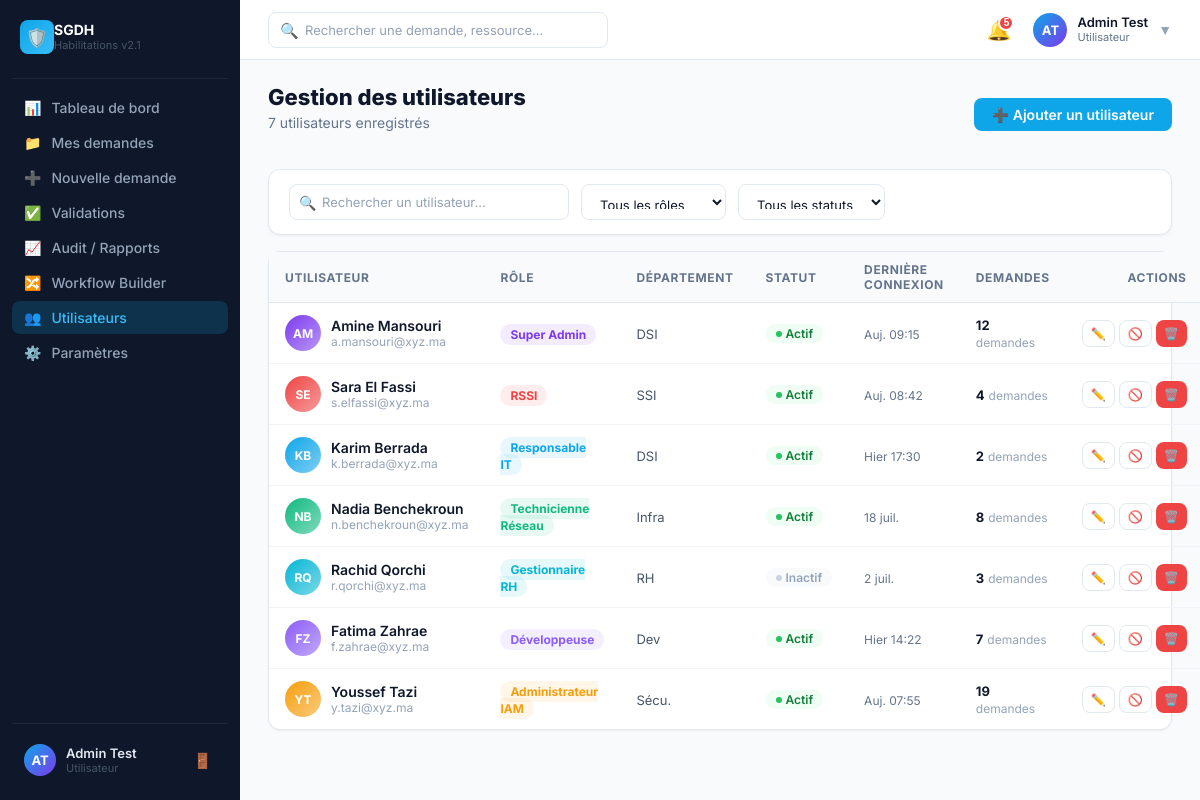
Page /utilisateurs/ (signed in) on the committed database.
### accounts/models.py (models this page shows, shortened)
class User(AbstractUser):
    USERNAME_FIELD = 'email'
    EMAIL_FIELD = 'email'
    REQUIRED_FIELDS = ['first_name', 'last_name']
    username = None
    email = models.EmailField(_("adresse email"), unique=True, db_index=True)
    phone_number = models.CharField(_('numéro de téléphone'), max_length=20, blank=True)
    function = models.CharField(_('fonction / poste'), max_length=100, blank=True)
    service = models.CharField(_('service / direction'), max_length=100, blank=True)
    employee_id = models.CharField(_('matricule'), max_length=50, unique=True, blank=True, null=True)
    objects = UserManager()
    class Meta:
        verbose_name = _('Utilisateur')
        verbose_name_plural = _('Utilisateurs')
        ordering = ['last_name', 'first_name']
        indexes = [
            models.Index(fields=['email']),
            models.Index(fields=['employee_id']),
            models.Index(fields=['is_active']),
        ]

### dashboard/views.py (the view)
# urls.py: path('utilisateurs/', views.users_view, name='users'),
def users_view(request):
    return render(request, 'sgdh/users.html', {
        'users': MOCK_USERS,
    })

### templates/sgdh/users.html (shortened to what this page needs)
{% extends "sgdh/shell.html" %}
{% block page_content %}
<div>
    <div style="display: flex; align-items: center; justify-content: space-between; margin-bottom: 24px;">
        <div>
            <h1 style="font-size: 22px; font-weight: 800; color: #0F172A; margin: 0;">Gestion des utilisateurs</h1>
            <p style="color: #64748B; font-size: 14px; margin-top: 4px;">7 utilisateurs enregistrés</p>
        </div>
        <button class="btn-primary" onclick="document.getElementById('userModal').style.display='flex'" style="display: flex; align-items: center; gap: 6px;">
            ➕ Ajouter un utilisateur
        </button>
    </div>
    <div class="card" style="padding: 14px 20px; margin-bottom: 16px; display: flex; gap: 12px; align-items: center;">
        <div style="position: relative; flex: 1; max-width: 280px;">
            <div style="position: absolute; left: 10px; top: 50%; transform: translateY(-50%); color: #94A3B8;">
                <span style="font-size: 14px;">🔍</span>
            </div>
            <input class="form-input" placeholder="Rechercher un utilisateur…" style="padding-left: 32px; height: 36px; font-size: 13px;">
        </div>
        <select class="form-input" style="height: 36px; font-size: 13px; width: auto;">
            <option>Tous les rôles</option>
        </select>
        <select class="form-input" style="height: 36px; font-size: 13px; width: auto;">
            <option>Tous les statuts</option>
        </select>
    </div>
    <div class="card">
        <table>
            <thead>
                <tr>
                    <th>Utilisateur</th>
                    <th>Rôle</th>
                    <th>Département</th>
                    <th>Statut</th>
                    <th>Dernière connexion</th>
                    <th>Demandes</th>
                    <th style="text-align: right;">Actions</th>
                </tr>
            </thead>
            <tbody>
                {% for u in users %}
                <tr>
                    <td>
                        <div style="display: flex; align-items: center; gap: 10px;">
                            <div style="width: 36px; height: 36px; border-radius: 50%; background: linear-gradient(135deg, {{ u.color }}, {{ u.color }}88); display: flex; align-items: center; justify-content: center; font-size: 12px; font-weight: 700; color: #fff; flex-shrink: 0;">{{ u.avatar }}</div>
                            <div>
                                <div style="font-size: 14px; font-weight: 600; color: #0F172A;">{{ u.name }}</div>
                                <div style="font-size: 12px; color: #94A3B8;">{{ u.email }}</div>
                            </div>
                        </div>
                    </td>
                    <td>
                        <span style="font-size: 12px; padding: 3px 10px; border-radius: 99px; font-weight: 700; background: {{ u.color }}18; color: {{ u.color }};">{{ u.role }}</span>
                    </td>
                    <td><span style="font-size: 13px; color: #475569;">{{ u.dept }}</span></td>
                    <td>
                        <span class="badge" style="background: {% if u.status == 'actif' %}#F0FDF4{% else %}#F8FAFC{% endif %}; color: {% if u.status == 'actif' %}#15803D{% else %}#94A3B8{% endif %};">
                            <span style="width: 6px; height: 6px; border-radius: 50%; background: {% if u.status == 'actif' %}#22C55E{% else %}#CBD5E1{% endif %}; display: inline-block;"></span>
                            {% if u.status == 'actif' %}Actif{% else %}Inactif{% endif %}
                        </span>
                    </td>
                    <td><span style="font-size: 12px; color: #64748B;">{{ u.last_login }}</span></td>
                    <td>
                        <span style="font-size: 13px; font-weight: 700; color: #0F172A;">{{ u.requests }}</span>
                        <span style="font-size: 12px; color: #94A3B8;"> demandes</span>
                    </td>
                    <td>
                        <div style="display: flex; gap: 4px; justify-content: flex-end;">
                            <a href="#" class="btn-secondary" style="font-size: 12px; padding: 5px 8px; color: #64748B;">✏️</a>
                            <a href="#" class="btn-secondary" style="font-size: 12px; padding: 5px 8px; color: #64748B;">🚫</a>
                            <a href="#" class="btn-danger" style="font-size: 12px; padding: 5px 8px;">🗑️</a>
                        </div>
                    </td>
                </tr>
                {% endfor %}
            </tbody>
        </table>
    </div>
</div>
{% endblock %}

### templates/sgdh/shell.html (shortened to what this page needs)
{% extends "sgdh/base.html" %}
{% block content %}
<div style="display: flex; height: 100vh; background: #F8FAFC; overflow: hidden;">
    <aside style="width: 240px; min-width: 240px; background: #0F172A; display: flex; flex-direction: column; padding: 0 12px 16px; overflow-y: auto; flex-shrink: 0;">
        <div style="padding: 20px 8px 24px; border-bottom: 1px solid rgba(255,255,255,0.07);">
            <div style="display: flex; align-items: center; gap: 10;">
                <div style="width: 34px; height: 34px; background: linear-gradient(135deg, #0EA5E9, #38BDF8); border-radius: 8px; display: flex; align-items: center; justify-content: center; flex-shrink: 0;">
                    <span style="color: #fff; font-size: 18px;">🛡️</span>
                </div>
                <div>
                    <div style="color: #fff; font-weight: 700; font-size: 14px; line-height: 1.2;">SGDH</div>
                    <div style="color: #475569; font-size: 11px; line-height: 1.2;">Habilitations v2.1</div>
                </div>
            </div>
        </div>
        <nav style="margin-top: 12px; flex: 1; display: flex; flex-direction: column; gap: 2px;">
            <a href="{% url 'sgdh:dashboard' %}" class="sidebar-item {% if request.resolver_match.url_name == 'dashboard' %}active{% endif %}">
                <span>📊</span> <span>Tableau de bord</span>
            </a>
            <a href="{% url 'sgdh:requests_list' %}" class="sidebar-item {% if request.resolver_match.url_name == 'requests_list' %}active{% endif %}">
                <span>📁</span> <span>Mes demandes</span>
            </a>
            <a href="{% url 'sgdh:new_request' %}" class="sidebar-item {% if request.resolver_match.url_name == 'new_request' %}active{% endif %}">
                <span>➕</span> <span>Nouvelle demande</span>
            </a>
            <a href="{% url 'sgdh:validation_queue' %}" class="sidebar-item {% if request.resolver_match.url_name == 'validation_queue' %}active{% endif %}">
                <span>✅</span> <span>Validations</span>
            </a>
            <a href="{% url 'sgdh:audit' %}" class="sidebar-item {% if request.resolver_match.url_name == 'audit' %}active{% endif %}">
                <span>📈</span> <span>Audit / Rapports</span>
            </a>
            <a href="{% url 'sgdh:workflow' %}" class="sidebar-item {% if request.resolver_match.url_name == 'workflow' %}active{% endif %}">
                <span>🔀</span> <span>Workflow Builder</span>
            </a>
            <a href="{% url 'sgdh:users' %}" class="sidebar-item {% if request.resolver_match.url_name == 'users' %}active{% endif %}">
                <span>👥</span> <span>Utilisateurs</span>
            </a>
            <a href="{% url 'sgdh:settings' %}" class="sidebar-item {% if request.resolver_match.url_name == 'settings' %}active{% endif %}">
                <span>⚙️</span> <span>Paramètres</span>
            </a>
        </nav>
        <div style="border-top: 1px solid rgba(255,255,255,0.07); padding-top: 12px; margin-top: 8px;">
            <div style="display: flex; align-items: center; gap: 10px; padding: 8px 12px; border-radius: 8px;">
                <div style="width: 32px; height: 32px; border-radius: 50%; background: linear-gradient(135deg, #0EA5E9, #7C3AED); display: flex; align-items: center; justify-content: center; font-size: 13px; font-weight: 700; color: #fff; flex-shrink: 0;">
                    {% if user.is_authenticated %}
                        {{ user.first_name|first }}{{ user.last_name|first }}
                    {% else %}
                        ?
                    {% endif %}
                </div>
                <div style="flex: 1; min-width: 0;">
                    <div style="color: #E2E8F0; font-size: 13px; font-weight: 600; overflow: hidden; text-overflow: ellipsis; white-space: nowrap;">
                        {% if user.is_authenticated %}{{ user.get_full_name }}{% else %}Invité{% endif %}
                    </div>
                    <div style="color: #475569; font-size: 11px;">
                        {% if user.is_authenticated %}{{ user.function|default:"Utilisateur" }}{% else %}Non connecté{% endif %}
                    </div>
                </div>
                <a href="{% url 'sgdh:login' %}" style="background: none; border: none; cursor: pointer; color: #475569; padding: 4px; border-radius: 4px; display: flex; text-decoration: none;" title="Déconnexion">
                    <span style="font-size: 15px;">🚪</span>
                </a>
            </div>
        </div>
    </aside>
    <div style="flex: 1; display: flex; flex-direction: column; overflow: hidden;">
        <header style="height: 60px; background: #fff; border-bottom: 1px solid #E2E8F0; display: flex; align-items: center; padding: 0 28px; gap: 16px; flex-shrink: 0;">
            <div style="flex: 1; max-width: 380px; position: relative;">
                <div style="position: absolute; left: 12px; top: 50%; transform: translateY(-50%); color: #94A3B8; pointer-events: none;">
                    <span style="font-size: 15px;">🔍</span>
                </div>
                <input class="form-input" placeholder="Rechercher une demande, ressource…" style="padding-left: 36px; height: 36px; font-size: 13px;" />
            </div>
            <button style="position: relative; background: none; border: none; cursor: pointer; color: #64748B; padding: 6px; border-radius: 8px; display: flex; align-items: center;">
                <span style="font-size: 20px;">🔔</span>
                <span style="position: absolute; top: 3px; right: 3px; width: 16px; height: 16px; background: #EF4444; border-radius: 50%; font-size: 10px; font-weight: 700; color: #fff; display: flex; align-items: center; justify-content: center; border: 2px solid #fff;">5</span>
            </button>
            <div style="display: flex; align-items: center; gap: 10px; cursor: pointer;">
                <div style="width: 34px; height: 34px; border-radius: 50%; background: linear-gradient(135deg, #0EA5E9, #7C3AED); display: flex; align-items: center; justify-content: center; font-size: 13px; font-weight: 700; color: #fff;">
                    {% if user.is_authenticated %}
                        {{ user.first_name|first }}{{ user.last_name|first }}
                    {% else %}
                        ?
                    {% endif %}
                </div>
                <div style="line-height: 1.2;">
                    <div style="font-size: 13px; font-weight: 600; color: #0F172A;">
                        {% if user.is_authenticated %}{{ user.get_full_name }}{% else %}Invité{% endif %}
                    </div>
                    <div style="font-size: 11px; color: #64748B;">
                        {% if user.is_authenticated %}{{ user.function|default:"Utilisateur" }}{% else %}Non connecté{% endif %}
                    </div>
                </div>
                <span style="font-size: 14px; color: #94A3B8;">▼</span>
            </div>
        </header>
        <main style="flex: 1; overflow-y: auto; padding: 24px 28px;">
            {% block page_content %}{% endblock %}
        </main>
    </div>
</div>
{% endblock %}

### static/css/sgdh.css (style rules this page uses)
:root { --color-primary: #0EA5E9; --color-primary-dark: #0284C7; --color-primary-light: #38BDF8; --color-navy: #0F172A; --color-navy-light: #1E293B; --color-slate-50: #F8FAFC; --color-slate-100: #F1F5F9; --color-slate-200: #E2E8F0; --color-slate-300: #CBD5E1; --color-slate-400: #94A3B8; --color-slate-500: #64748B; --color-slate-600: #475569; --color-slate-700: #334155; --color-slate-800: #1E293B; --color-slate-900: #0F172A; --font-sans: 'Inter', 'system-ui', sans-serif; }
* { box-sizing: border-box; }
html, body { height: 100%; font-family: 'Inter', system-ui, sans-serif; -webkit-font-smoothing: antialiased; margin: 0; padding: 0; }
.sidebar-item { display: flex; align-items: center; gap: 10px; padding: 8px 12px; border-radius: 8px; font-size: 14px; font-weight: 500; cursor: pointer; transition: background 0.15s, color 0.15s; color: #94A3B8; text-decoration: none; border: none; background: none; width: 100%; text-align: left; }
.sidebar-item.active { background: rgba(14,165,233,0.18); color: #38BDF8; }
.card { background: #fff; border-radius: 12px; border: 1px solid #E2E8F0; box-shadow: 0 1px 3px rgba(0,0,0,0.04), 0 1px 2px rgba(0,0,0,0.03); }
.badge { display: inline-flex; align-items: center; gap: 4px; padding: 2px 10px; border-radius: 999px; font-size: 12px; font-weight: 600; }
.btn-primary { background: #0EA5E9; color: #fff; border: none; border-radius: 8px; padding: 8px 18px; font-size: 14px; font-weight: 600; cursor: pointer; transition: background 0.15s, transform 0.1s; font-family: inherit; display: inline-flex; align-items: center; justify-content: center; gap: 6px; text-decoration: none; }
.btn-secondary { background: #fff; color: #334155; border: 1.5px solid #E2E8F0; border-radius: 8px; padding: 8px 18px; font-size: 14px; font-weight: 600; cursor: pointer; transition: background 0.15s, border-color 0.15s; font-family: inherit; display: inline-flex; align-items: center; justify-content: center; gap: 6px; text-decoration: none; }
.btn-danger { background: #EF4444; color: #fff; border: none; border-radius: 8px; padding: 7px 16px; font-size: 13px; font-weight: 600; cursor: pointer; font-family: inherit; transition: background 0.15s; display: inline-flex; align-items: center; justify-content: center; gap: 5px; text-decoration: none; }
input, select, textarea { font-family: 'Inter', system-ui, sans-serif; }
.form-input { width: 100%; border: 1.5px solid #E2E8F0; border-radius: 8px; padding: 10px 14px; font-size: 14px; color: #0F172A; background: #fff; transition: border-color 0.15s, box-shadow 0.15s; outline: none; }
.form-input::placeholder { color: #94A3B8; }
table { border-collapse: collapse; width: 100%; }
th { font-size: 12px; font-weight: 700; color: #64748B; text-transform: uppercase; letter-spacing: 0.05em; padding: 10px 16px; background: #F8FAFC; border-bottom: 1px solid #E2E8F0; text-align: left; }
td { padding: 12px 16px; font-size: 14px; color: #1E293B; border-bottom: 1px solid #F1F5F9; }
tr:last-child td { border-bottom: none; }

### rows in the picture
User: first_name|first "A", last_name|first "T", get_full_name "Admin Test", function "Utilisateur"

### other values in the picture
{{ u.avatar }} "AM" "SE" "KB" "NB" "RQ" "FZ" "YT"
{{ u.name }} "Amine Mansouri" "Sara El Fassi" "Karim Berrada" "Nadia Benchekroun" "Rachid Qorchi" "Fatima Zahrae" "Youssef Tazi"
{{ u.email }} "a.mansouri@xyz.ma" "s.elfassi@xyz.ma" "k.berrada@xyz.ma" "n.benchekroun@xyz.ma" "r.qorchi@xyz.ma" "f.zahrae@xyz.ma" "y.tazi@xyz.ma"
{{ u.role }} "Super Admin" "RSSI" "Responsable IT" "Technicienne Réseau" "Gestionnaire RH" "Développeuse" "Administrateur IAM"
{{ u.dept }} "DSI" "SSI" "DSI" "Infra" "RH" "Dev" "Sécu."
{{ u.last_login }} "Auj. 09:15" "Auj. 08:42" "Hier 17:30" "18 juil." "2 juil." "Hier 14:22" "Auj. 07:55"
{{ u.requests }} "12" "4" "2" "8" "3" "7" "19"
